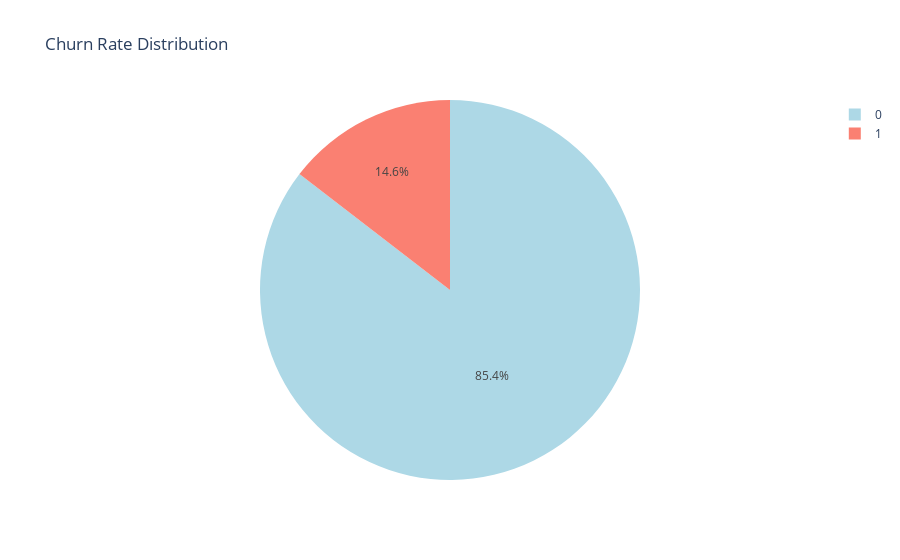
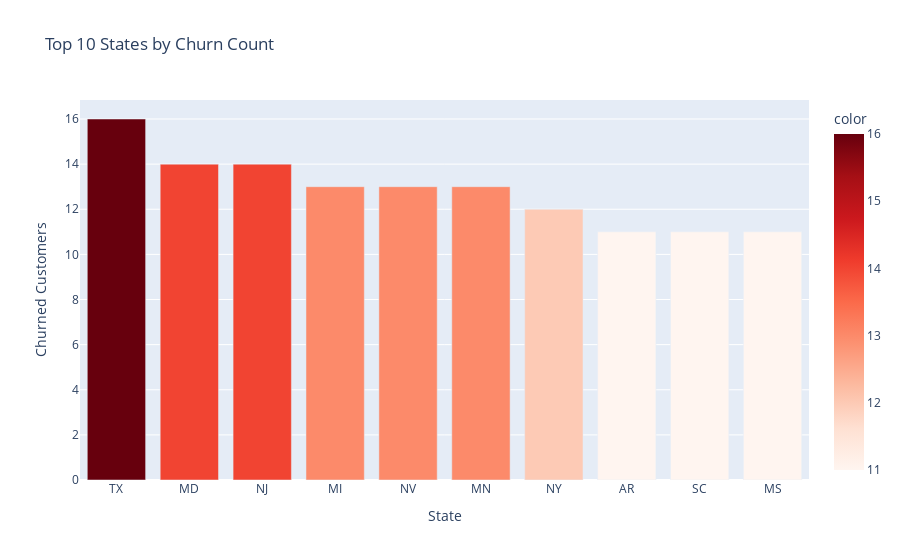
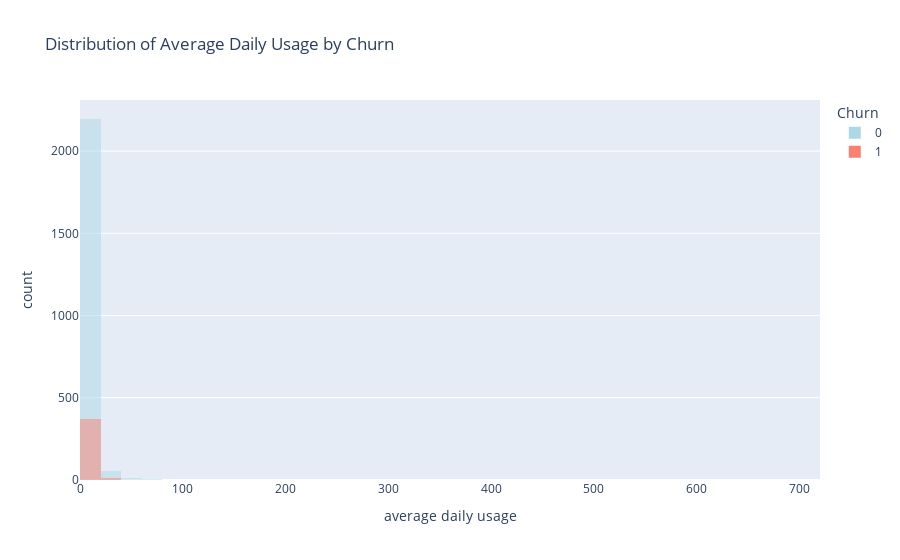
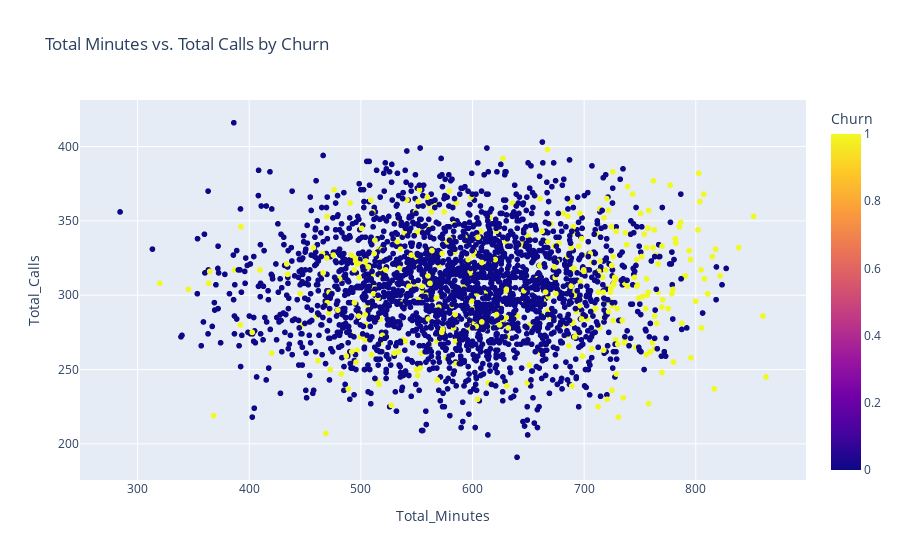

The notebook cell these images were saved under, in order:
### Markdown cell above
# -------------------------------------
# 3.1.visualizations
# -------------------------------------

### Code cell
import plotly.express as px
import plotly.graph_objects as go

# 1. Churn Rate Pie Chart
fig_pie = px.pie(df, names='Churn', title='Churn Rate Distribution', color='Churn',
                 color_discrete_map={False: 'lightblue', True: 'salmon'})
fig_pie.show()

# 2. Churn by State (Top 10 states with most churn)
state_cols = [col for col in df.columns if col.startswith('State_')]
df_states = df[state_cols + ['Churn']].copy()
df_states['State'] = df_states[state_cols].idxmax(axis=1).str.replace('State_', '')
churn_by_state = df_states[df_states['Churn'] == True]['State'].value_counts().nlargest(10)
fig_bar = px.bar(churn_by_state, x=churn_by_state.index, y=churn_by_state.values,
                 labels={'x': 'State', 'y': 'Churned Customers'},
                 title='Top 10 States by Churn Count', color=churn_by_state.values, color_continuous_scale='Reds')
fig_bar.show()

# 3. Distribution of Average Daily Usage by Churn
fig_hist = px.histogram(df, x='average daily usage', color='Churn', nbins=40, barmode='overlay',
                        title='Distribution of Average Daily Usage by Churn',
                        color_discrete_map={False: 'lightblue', True: 'salmon'})
fig_hist.show()

# 4. Scatter Plot: Total Minutes vs. Total Calls colored by Churn
fig_scatter = px.scatter(df, x='Total_Minutes', y='Total_Calls', color='Churn',
                         title='Total Minutes vs. Total Calls by Churn',
                         color_discrete_map={False: 'lightblue', True: 'salmon'},
                         hover_data=['Customer tenure'])
fig_scatter.show()

# 5. Box Plot: Customer Tenure by Churn
fig_box = px.box(df, x='Churn', y='Customer tenure', color='Churn',
                 title='Customer Tenure by Churn',
                 color_discrete_map={False: 'lightblue', True: 'salmon'})
fig_box.show()

#!/usr/bin/env python3

### Figure 1 — Plotly figure (JSON) as saved in the notebook; plotly's stock layout.template omitted (floating-point values rounded to 4 significant figures; data arrays with more than 128 entries replaced by an {"elided": "..."} marker saying what was removed)
{"data": [{"customdata": {"elided": "2666x1 int values"}, "domain": {"x": [0, 1], "y": [0, 1]}, "hovertemplate": "Churn=%{customdata[0]}<extra></extra>", "labels": {"elided": "2666 int values"}, "legendgroup": "", "marker": {"colors": {"elided": "2666 str values"}}, "name": "", "showlegend": true, "type": "pie"}], "layout": {"legend": {"tracegroupgap": 0}, "title": {"text": "Churn Rate Distribution"}}}

### Figure 2 — Plotly figure (JSON) as saved in the notebook; plotly's stock layout.template omitted (floating-point values rounded to 4 significant figures)
{"data": [{"alignmentgroup": "True", "hovertemplate": "State=%{x}<br>Churned Customers=%{y}<br>color=%{marker.color}<extra></extra>", "legendgroup": "", "marker": {"color": [16, 14, 14, 13, 13, 13, 12, 11, 11, 11], "coloraxis": "coloraxis", "pattern": {"shape": ""}}, "name": "", "offsetgroup": "", "orientation": "v", "showlegend": false, "textposition": "auto", "type": "bar", "x": ["TX", "MD", "NJ", "MI", "NV", "MN", "NY", "AR", "SC", "MS"], "xaxis": "x", "y": [16, 14, 14, 13, 13, 13, 12, 11, 11, 11], "yaxis": "y"}], "layout": {"barmode": "relative", "coloraxis": {"colorbar": {"title": {"text": "color"}}, "colorscale": [[0, "rgb(255,245,240)"], [0.125, "rgb(254,224,210)"], [0.25, "rgb(252,187,161)"], [0.375, "rgb(252,146,114)"], [0.5, "rgb(251,106,74)"], [0.625, "rgb(239,59,44)"], [0.75, "rgb(203,24,29)"], [0.875, "rgb(165,15,21)"], [1, "rgb(103,0,13)"]]}, "legend": {"tracegroupgap": 0}, "title": {"text": "Top 10 States by Churn Count"}, "xaxis": {"anchor": "y", "domain": [0, 1], "title": {"text": "State"}}, "yaxis": {"anchor": "x", "domain": [0, 1], "title": {"text": "Churned Customers"}}}}

### Figure 3 — Plotly figure (JSON) as saved in the notebook; plotly's stock layout.template omitted (floating-point values rounded to 4 significant figures; data arrays with more than 128 entries replaced by an {"elided": "..."} marker saying what was removed)
{"data": [{"alignmentgroup": "True", "bingroup": "x", "hovertemplate": "Churn=0<br>average daily usage=%{x}<br>count=%{y}<extra></extra>", "legendgroup": "0", "marker": {"color": "lightblue", "opacity": 0.5, "pattern": {"shape": ""}}, "name": "0", "nbinsx": 40, "offsetgroup": "0", "orientation": "v", "showlegend": true, "type": "histogram", "x": {"elided": "2278 float values"}, "xaxis": "x", "yaxis": "y"}, {"alignmentgroup": "True", "bingroup": "x", "hovertemplate": "Churn=1<br>average daily usage=%{x}<br>count=%{y}<extra></extra>", "legendgroup": "1", "marker": {"color": "salmon", "opacity": 0.5, "pattern": {"shape": ""}}, "name": "1", "nbinsx": 40, "offsetgroup": "1", "orientation": "v", "showlegend": true, "type": "histogram", "x": {"elided": "388 float values"}, "xaxis": "x", "yaxis": "y"}], "layout": {"barmode": "overlay", "legend": {"title": {"text": "Churn"}, "tracegroupgap": 0}, "title": {"text": "Distribution of Average Daily Usage by Churn"}, "xaxis": {"anchor": "y", "domain": [0, 1], "title": {"text": "average daily usage"}}, "yaxis": {"anchor": "x", "domain": [0, 1], "title": {"text": "count"}}}}

### Figure 4 — Plotly figure (JSON) as saved in the notebook; plotly's stock layout.template omitted (floating-point values rounded to 4 significant figures; data arrays with more than 128 entries replaced by an {"elided": "..."} marker saying what was removed)
{"data": [{"customdata": {"elided": "2666x1 int values"}, "hovertemplate": "Total_Minutes=%{x}<br>Total_Calls=%{y}<br>Customer tenure=%{customdata[0]}<br>Churn=%{marker.color}<extra></extra>", "legendgroup": "", "marker": {"color": {"elided": "2666 int values"}, "coloraxis": "coloraxis", "symbol": "circle"}, "mode": "markers", "name": "", "showlegend": false, "type": "scattergl", "x": {"elided": "2666 float values"}, "xaxis": "x", "y": {"elided": "2666 int values"}, "yaxis": "y"}], "layout": {"coloraxis": {"colorbar": {"title": {"text": "Churn"}}, "colorscale": [[0, "#0d0887"], [0.1111, "#46039f"], [0.2222, "#7201a8"], [0.3333, "#9c179e"], [0.4444, "#bd3786"], [0.5556, "#d8576b"], [0.6667, "#ed7953"], [0.7778, "#fb9f3a"], [0.8889, "#fdca26"], [1, "#f0f921"]]}, "legend": {"tracegroupgap": 0}, "title": {"text": "Total Minutes vs. Total Calls by Churn"}, "xaxis": {"anchor": "y", "domain": [0, 1], "title": {"text": "Total_Minutes"}}, "yaxis": {"anchor": "x", "domain": [0, 1], "title": {"text": "Total_Calls"}}}}
